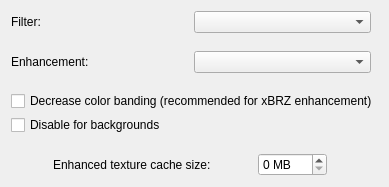
         <widget class="QWidget" name="textureEnhancementTab">
          <attribute name="title">
           <string>N64 textures</string>
          </attribute>
          <layout class="QVBoxLayout" name="verticalLayout_35">
           <item>
            <layout class="QVBoxLayout" name="verticalLayout_29">
             <property name="spacing">
              <number>18</number>
             </property>
             <item>
              <layout class="QHBoxLayout" name="horizontalLayout_7">
               <item>
                <layout class="QVBoxLayout" name="verticalLayout_13">
                 <item>
                  <widget class="QFrame" name="filterFrame">
                   <property name="toolTip">
                    <string>&lt;html&gt;&lt;head/&gt;&lt;body&gt;&lt;p&gt;This filter smooths or sharpens textures. There are four smoothing filters and two sharpening filters. The higher the number, the stronger the effect. Performance may be affected depending on the game and/or your PC.&lt;/p&gt;&lt;p&gt;[Recommended: &lt;span style=&quot; font-style:italic;&quot;&gt;Your preference&lt;/span&gt;]&lt;/p&gt;&lt;/body&gt;&lt;/html&gt;</string>
                   </property>
                   <layout class="QHBoxLayout" name="horizontalLayout">
                    <property name="leftMargin">
                     <number>0</number>
                    </property>
                    <property name="topMargin">
                     <number>0</number>
                    </property>
                    <property name="rightMargin">
                     <number>0</number>
                    </property>
                    <property name="bottomMargin">
                     <number>0</number>
                    </property>
                    <item>
                     <widget class="QLabel" name="filterLabel">
                      <property name="text">
                       <string>Filter:</string>
                      </property>
                      <property name="buddy">
                       <cstring>filterComboBox</cstring>
                      </property>
                     </widget>
                    </item>
                    <item>
                     <widget class="QComboBox" name="filterComboBox"/>
                    </item>
                   </layout>
                  </widget>
                 </item>
                 <item>
                  <widget class="QFrame" name="enhancementFrame">
                   <property name="toolTip">
                    <string>&lt;html&gt;&lt;head/&gt;&lt;body&gt;&lt;p&gt;There are 12 distinct filters to select. Depending on which filter, they may cause performance problems.&lt;/p&gt;&lt;p&gt;When &lt;span style=&quot; font-weight:600;&quot;&gt;Store&lt;/span&gt; is selected, textures are saved to the cache as-is. This improves performance in games that load many textures. Uncheck &lt;span style=&quot; font-weight:600;&quot;&gt;Disable for backgrounds&lt;/span&gt; for the best performance.&lt;/p&gt;&lt;p&gt;[Recommended: &lt;span style=&quot; font-style:italic;&quot;&gt;Your preference&lt;/span&gt;]&lt;/p&gt;&lt;/body&gt;&lt;/html&gt;</string>
                   </property>
                   <layout class="QHBoxLayout" name="horizontalLayout_6">
                    <property name="spacing">
                     <number>5</number>
                    </property>
                    <property name="leftMargin">
                     <number>0</number>
                    </property>
                    <property name="topMargin">
                     <number>0</number>
                    </property>
                    <property name="rightMargin">
                     <number>0</number>
                    </property>
                    <property name="bottomMargin">
                     <number>0</number>
                    </property>
                    <item>
                     <widget class="QLabel" name="enhancementLabel">
                      <property name="text">
                       <string>Enhancement:</string>
                      </property>
                      <property name="buddy">
                       <cstring>enhancementComboBox</cstring>
                      </property>
                     </widget>
                    </item>
                    <item>
                     <widget class="QComboBox" name="enhancementComboBox"/>
                    </item>
                   </layout>
                  </widget>
                 </item>
                </layout>
               </item>
               <item>
                <spacer name="horizontalSpacer_4">
                 <property name="orientation">
                  <enum>Qt::Horizontal</enum>
                 </property>
                </spacer>
               </item>
              </layout>
             </item>
             <item>
              <layout class="QVBoxLayout" name="verticalLayout_12">
               <property name="spacing">
                <number>4</number>
               </property>
               <item>
                <widget class="QCheckBox" name="deposterizeCheckBox">
                 <property name="toolTip">
                  <string>&lt;html&gt;&lt;head/&gt;&lt;body&gt;&lt;p&gt;This option enables a pre-processing step that reduces posterization issues on enhanced textures.&lt;/p&gt;&lt;p&gt;[Recommended:&lt;span style=&quot; font-style:italic;&quot;&gt; Checked for xBRZ&lt;/span&gt;]&lt;/p&gt;&lt;/body&gt;&lt;/html&gt;</string>
                 </property>
                 <property name="text">
                  <string>Decrease color banding (recommended for xBRZ enhancement)</string>
                 </property>
                </widget>
               </item>
               <item>
                <widget class="QCheckBox" name="ignoreBackgroundsCheckBox">
                 <property name="toolTip">
                  <string>&lt;html&gt;&lt;head/&gt;&lt;body&gt;&lt;p&gt;This option skips texture enhancements for long, narrow textures that are usually used for backgrounds. This may save texture memory and improve performance.&lt;/p&gt;&lt;p&gt;[Recommended: &lt;span style=&quot; font-style:italic;&quot;&gt;Checked, unless Enhancement is set to Store&lt;/span&gt;]&lt;/p&gt;&lt;/body&gt;&lt;/html&gt;</string>
                 </property>
                 <property name="text">
                  <string>Disable for backgrounds</string>
                 </property>
                </widget>
               </item>
              </layout>
             </item>
             <item>
              <widget class="QFrame" name="textureFilterCacheFrame">
               <property name="toolTip">
                <string>&lt;html&gt;&lt;head/&gt;&lt;body&gt;&lt;p&gt;Enhanced and filtered textures can be cached to improve performance. This option adjusts how much memory is dedicated to the texture cache. This can improve performance if there are many requests for the same texture, which is usually the case. Normally 128 MB should be more than enough, but the best option is different for each game. Super Mario 64 may not need more than 32 MB, but Conker's Bad Fur Day can take advantage of 256 MB+. Adjust accordingly if you are having performance problems. Setting this option to 0 disables the cache.&lt;/p&gt;&lt;p&gt;[Recommended: &lt;span style=&quot; font-style:italic;&quot;&gt;PC and game dependent&lt;/span&gt;]&lt;/p&gt;&lt;/body&gt;&lt;/html&gt;</string>
               </property>
               <layout class="QHBoxLayout" name="horizontalLayout_8">
                <property name="spacing">
                 <number>5</number>
                </property>
                <property name="leftMargin">
                 <number>0</number>
                </property>
                <property name="topMargin">
                 <number>0</number>
                </property>
                <property name="rightMargin">
                 <number>0</number>
                </property>
                <property name="bottomMargin">
                 <number>0</number>
                </property>
                <item>
                 <widget class="QLabel" name="textureFilterCacheLabel">
                  <property name="sizePolicy">
                   <sizepolicy hsizetype="Maximum" vsizetype="Preferred">
                    <horstretch>0</horstretch>
                    <verstretch>0</verstretch>
                   </sizepolicy>
                  </property>
                  <property name="text">
                   <string>Enhanced texture cache size:</string>
                  </property>
                  <property name="buddy">
                   <cstring>textureFilterCacheSpinBox</cstring>
                  </property>
                 </widget>
                </item>
                <item>
                 <widget class="QSpinBox" name="textureFilterCacheSpinBox">
                  <property name="sizePolicy">
                   <sizepolicy hsizetype="Fixed" vsizetype="Fixed">
                    <horstretch>0</horstretch>
                    <verstretch>0</verstretch>
                   </sizepolicy>
                  </property>
                  <property name="suffix">
                   <string extracomment="Megabytes"> MB</string>
                  </property>
                  <property name="maximum">
                   <number>999</number>
                  </property>
                  <property name="singleStep">
                   <number>50</number>
                  </property>
                 </widget>
                </item>
                <item>
                 <spacer name="horizontalSpacer_11">
                  <property name="orientation">
                   <enum>Qt::Horizontal</enum>
                  </property>
                 </spacer>
                </item>
               </layout>
              </widget>
             </item>
            </layout>
           </item>
          </layout>
         </widget>
